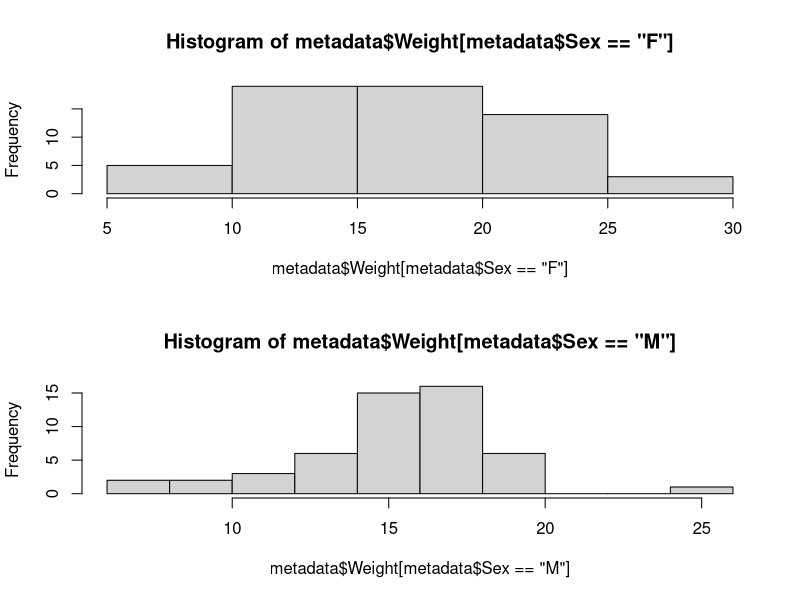
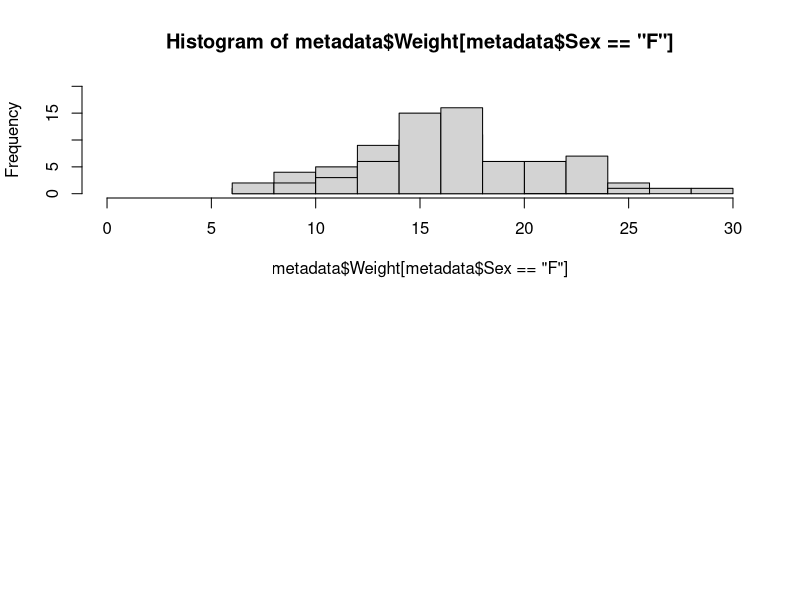
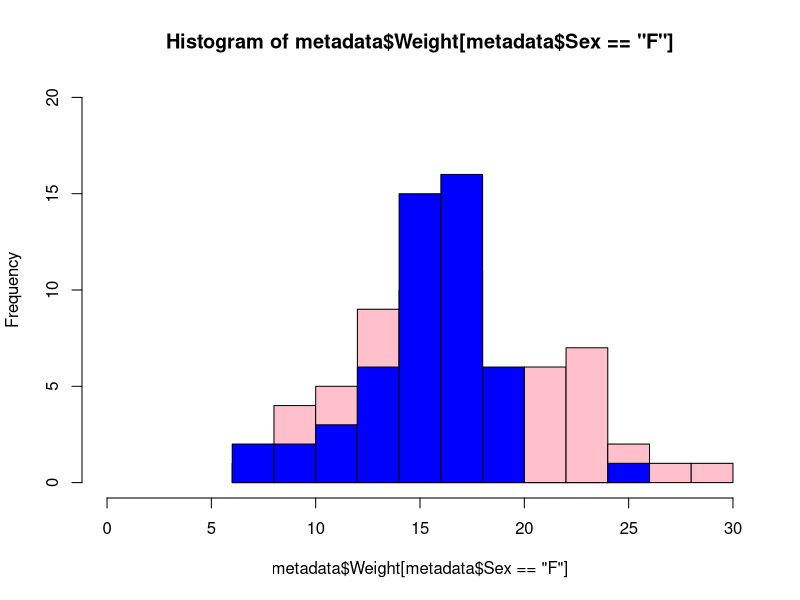
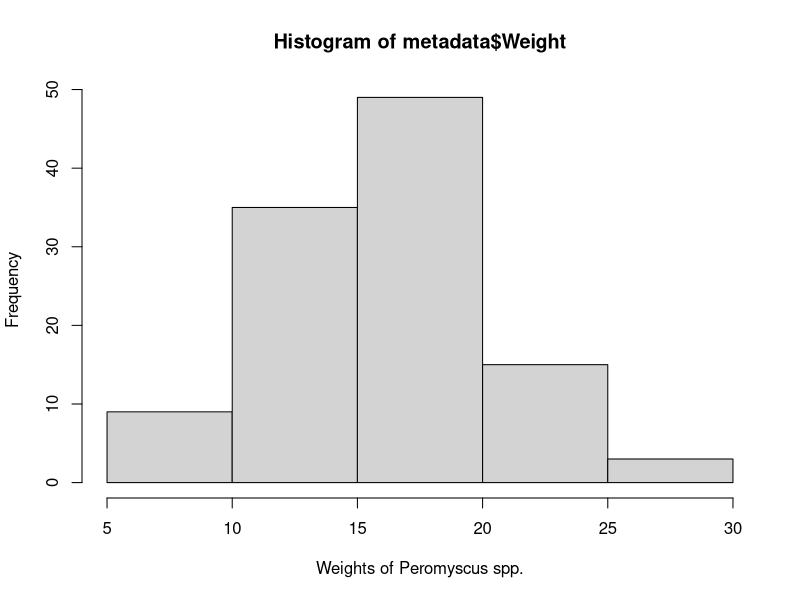
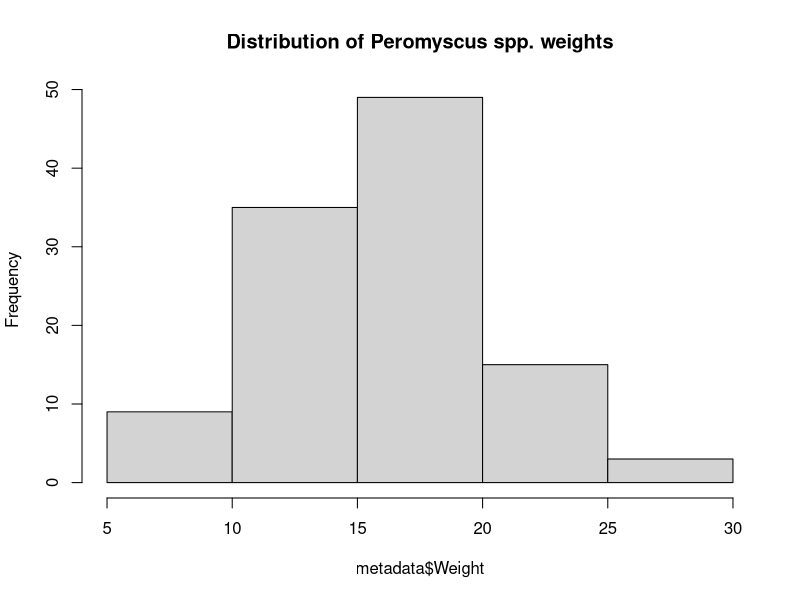
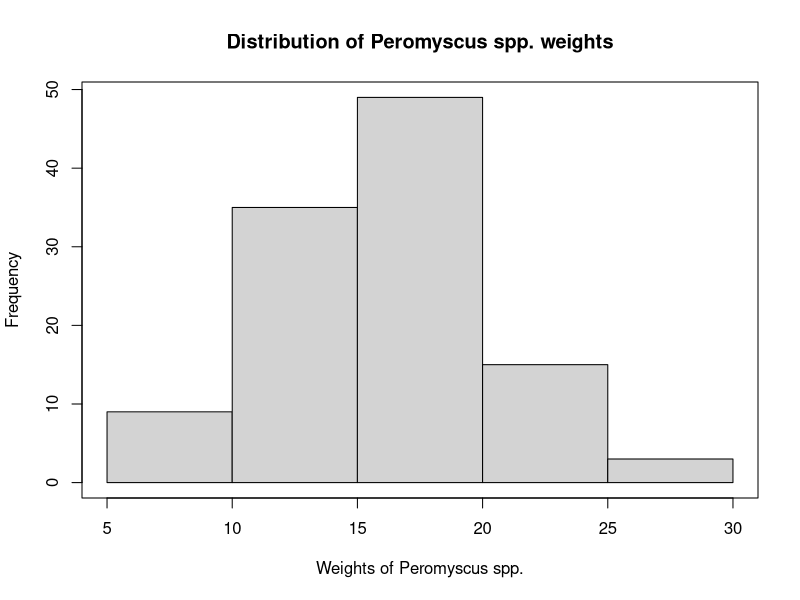
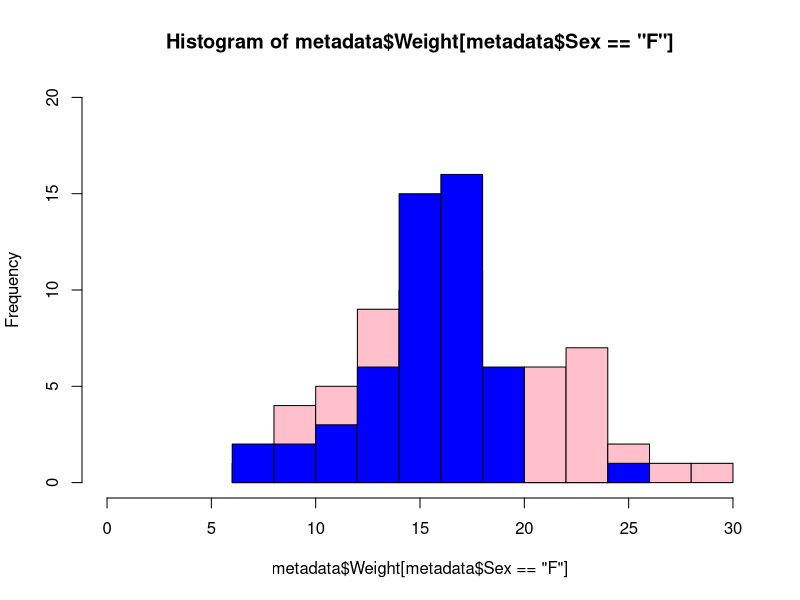
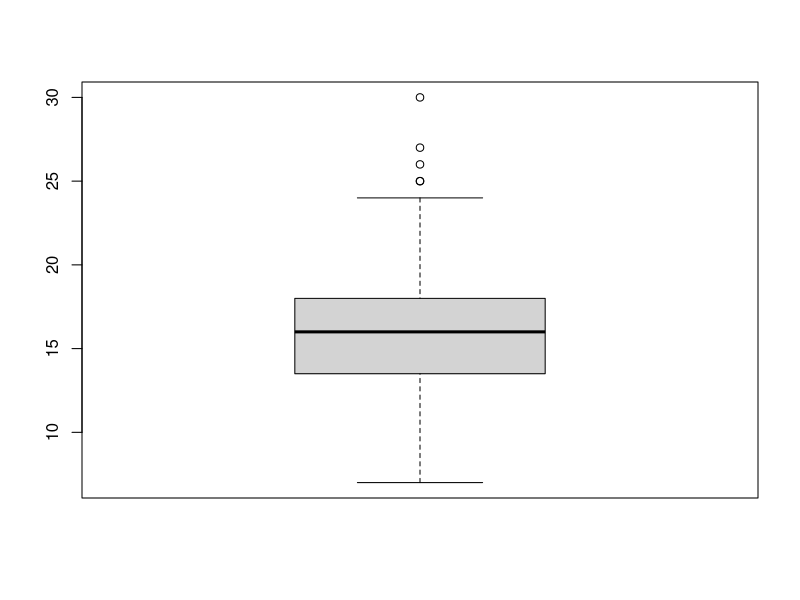

R code for these plots, in order: (Note: this script raises an error after producing the figures.)
## ---- chunk 1
library(knitr)
opts_chunk$set(eval = FALSE)
opts_chunk$set(echo = TRUE)
opts_chunk$set(tidy = TRUE)
## ---- chunk 2
metadata <- read.table(file="wild.metadata.txt", header=T)
rownames(metadata) <- metadata$Group
metadata <- metadata[,-1]
## ---- chunk 3
	par(mfrow=c(2,1))	# make two plotting windows
	hist(metadata$Weight[metadata$Sex=="F"])
	hist(metadata$Weight[metadata$Sex=="M"])
	par(mfrow=c(1,1))	# return to one plotting window

	par(mfrow=c(2,1))
	hist(metadata$Weight[metadata$Sex=="F"], breaks=10, ylim=c(0,20), xlim=c(0,30))
	hist(metadata$Weight[metadata$Sex=="M"], breaks=10, ylim=c(0,20), xlim=c(0,30), add=T)
	par(mfrow=c(1,1))
## ---- chunk 4
hist(metadata$Weight[metadata$Sex=="F"], breaks=10, ylim=c(0,20), xlim=c(0,30), col="pink")
hist(metadata$Weight[metadata$Sex=="M"], breaks=10, col="blue", add=T)
## ---- chunk 5
hist(metadata$Weight, xlab="Weights of Peromyscus spp.")
## ---- chunk 6
hist(metadata$Weight, main="Distribution of Peromyscus spp. weights")
## ---- chunk 7
hist(metadata$Weight, main="Distribution of Peromyscus spp. weights", xlab="Weights of Peromyscus spp.")
box()
## ---- chunk 8
m.hist <- hist(metadata$Weight[metadata$Sex=="F"], breaks=10, ylim=c(0,20), xlim=c(0,30), col="pink")
f.hist <- hist(metadata$Weight[metadata$Sex=="M"], breaks=10, col="blue", add=T)
## ---- chunk 9
boxplot(metadata$Weight)	#	min, 25%tile, Median, 75%tile, max, outliers
boxplot(metadata$Weight[metadata$Sex=="F"],metadata$Weight[metadata$Sex=="M"])
boxplot(metadata$Weight~metadata$Sex)
## ---- chunk 10
	stripchart(metadata$Weight)
	stripchart(metadata$Weight, method="jitter")
	stripchart(metadata$Weight~metadata$Sex, method="jitter")
	stripchart(metadata$Weight~metadata$Sex, method="jitter", vertical=T)
	stripchart(metadata$Weight~metadata$Sex, method="jitter", jitter=0.02, vertical=T)
	stripchart(metadata$Weight~metadata$Sex, method="jitter", jitter=0.02, vertical=T, pch=19)
## ---- chunk 11
stripchart(metadata$Weight~metadata$Sex, method="jitter", jitter=0.02, vertical=T, pch=c(18,19), col=c("red", "blue"))
## ---- chunk 12
	plot(metadata$Weight)				#	what is this using as an x-axis?
	plot(metadata$Weight, metadata$Ear)			#	what is this using as an x-axis?			
	plot(metadata$Ear~metadata$Weight)			#	what is this using as an x-axis?
## ---- chunk 13
	plot(metadata$Ear~metadata$Weight, col="blue", pch=18)
	plot(metadata$Ear~metadata$Weight, col="blue", pch=20)
	plot(metadata$Ear~metadata$Weight, col="blue", pch=20, cex=2)
## ---- chunk 14
	plot(metadata[metadata$Sex=="M","Ear"]~metadata[metadata$Sex=="M","Weight"], col="blue", pch=18)
	points(metadata[metadata$Sex=="F","Ear"]~metadata[metadata$Sex=="F","Weight"], col="pink", pch=20)
## ---- chunk 15
plot(m.hist$density~m.hist$mids, type="h", col="blue", ylim=c(0,0.2))
points(f.hist$density~f.hist$mids, type="h", col="red")

plot(m.hist$density~m.hist$mids, type="l", col="blue", ylim=c(0,0.2))
points(f.hist$density~f.hist$mids, type="l", col="red")
## ---- chunk 16
legend(x=20, y=0.18, legend=c("Female", "Male"), col=c("red", "blue"), lty=1, lwd=2)
## ---- chunk 17
location <- locator(1)
legend(location, legend=c("Female", "Male"), col=c("red", "blue"), lty=1, lwd=2)
location
## ---- chunk 18
abline(a=0.01, b=0.01)
abline(v=20, col="red", lwd=3)
abline(h=0.05, col="blue", lty=2, lwd=3)

segments(x0=10, x1=15, y0=0.20, y1=0.15)
segments(x0=c(10, 21), x1=c(15, 25), y0=c(0.20, 0.15), y1=c(0.15, 0.12))
